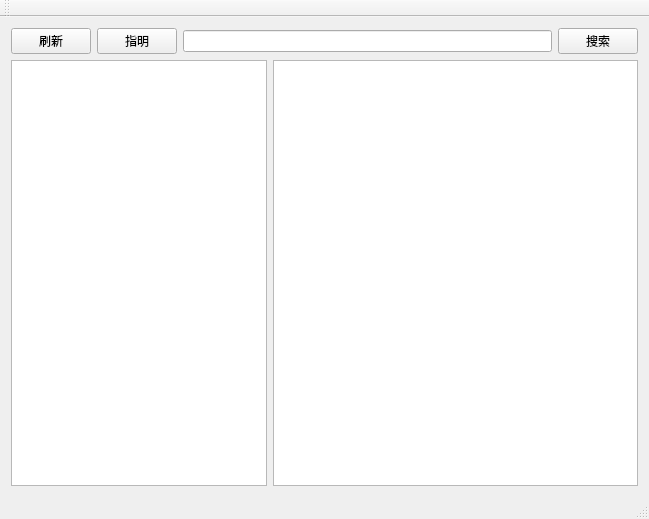
<?xml version="1.0" encoding="UTF-8"?>
<ui version="4.0">
 <class>QtUiAutomationClass</class>
 <widget class="QMainWindow" name="QtUiAutomationClass">
  <property name="geometry">
   <rect>
    <x>0</x>
    <y>0</y>
    <width>649</width>
    <height>519</height>
   </rect>
  </property>
  <property name="windowTitle">
   <string>QtUiAutomation</string>
  </property>
  <widget class="QWidget" name="centralWidget">
   <layout class="QVBoxLayout" name="verticalLayout">
    <item>
     <layout class="QHBoxLayout" name="toolLayout">
      <item>
       <widget class="QPushButton" name="refreshButton">
        <property name="text">
         <string>刷新</string>
        </property>
       </widget>
      </item>
      <item>
       <widget class="QPushButton" name="selectButton">
        <property name="text">
         <string>指明</string>
        </property>
       </widget>
      </item>
      <item>
       <widget class="QLineEdit" name="lineEdit"/>
      </item>
      <item>
       <widget class="QPushButton" name="searchButton">
        <property name="text">
         <string>搜索</string>
        </property>
       </widget>
      </item>
     </layout>
    </item>
    <item>
     <layout class="QHBoxLayout" name="infoLayout" stretch="0,1">
      <item>
       <widget class="QTreeView" name="nameTree">
        <property name="minimumSize">
         <size>
          <width>50</width>
          <height>0</height>
         </size>
        </property>
       </widget>
      </item>
      <item>
       <widget class="QTreeView" name="attrTree">
        <property name="minimumSize">
         <size>
          <width>50</width>
          <height>0</height>
         </size>
        </property>
       </widget>
      </item>
     </layout>
    </item>
   </layout>
  </widget>
  <widget class="QMenuBar" name="menuBar">
   <property name="geometry">
    <rect>
     <x>0</x>
     <y>0</y>
     <width>649</width>
     <height>33</height>
    </rect>
   </property>
  </widget>
  <widget class="QToolBar" name="mainToolBar">
   <attribute name="toolBarArea">
    <enum>TopToolBarArea</enum>
   </attribute>
   <attribute name="toolBarBreak">
    <bool>false</bool>
   </attribute>
  </widget>
  <widget class="QStatusBar" name="statusBar"/>
 </widget>
 <layoutdefault spacing="6" margin="11"/>
 <resources>
  <include location="mainwindow.qrc"/>
 </resources>
 <connections/>
</ui>
